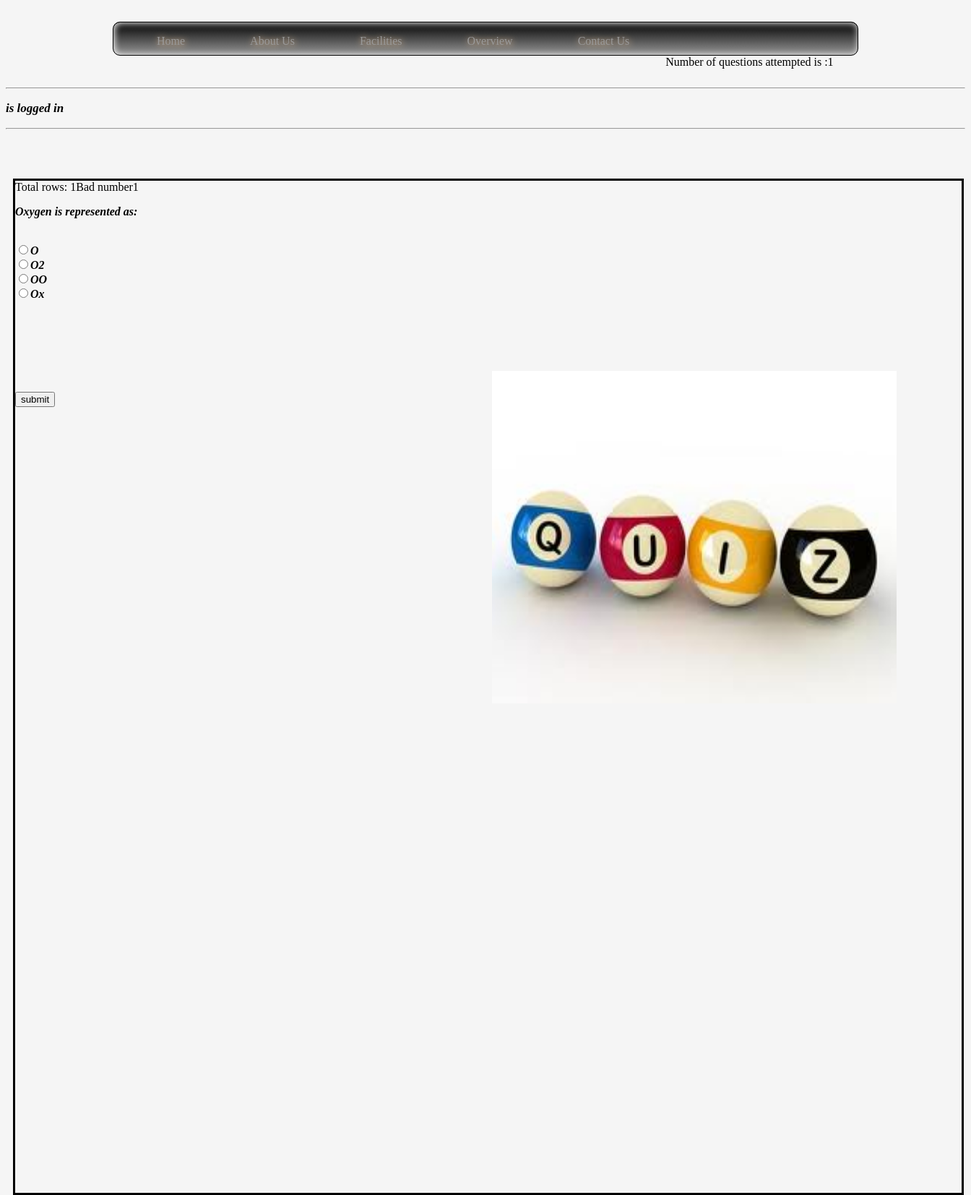
The page /take_chem_quiz.php on the database its author committed.
### tables this page shows
CREATE TABLE IF NOT EXISTS `quiz_chemisrty` (
  `id` mediumint(9) NOT NULL AUTO_INCREMENT,
  `question` varchar(8192) NOT NULL,
  `option1` varchar(300) NOT NULL,
  `option2` varchar(300) NOT NULL,
  `option3` varchar(300) NOT NULL,
  `option4` varchar(300) NOT NULL,
  `answer` varchar(300) NOT NULL,
  PRIMARY KEY (`id`)
);

### take_chem_quiz.php (the view, shortened to what this page needs)
<!DOCTYPE html>
<html>
    <head>
    </head>
    <body>
        <ul id="menu">
<li><a href="#">Home</a></li>
<li><a href="#">About Us</a></li>
<li><a href="#">Facilities</a></li>
<li><a href="#">Overview</a></li>
<li><a href="#">Contact Us</a></li>
</ul>
    </body>
</html>
<html>
    <head>
    </head>
    <body>
        <form name="form" action="take_chem_quiz_next.php" method="post">
            <?php
            echo "Number of questions attempted is :". $_SESSION['views_chem_quiz']."<br>";
            echo "<br>";
            echo "<hr>";
            echo "<p style='left: 1000px; font-size: 17px;'><b><i>".$_COOKIE["user"]." is logged in</i></b></p>" ;
        echo "<hr>";
            ?>
            <div class="box">
            <?php
           $con=mysqli_connect("localhost","root","root","quiz_db");
        $result1 = mysqli_query($con,"select * FROM quiz_chemisrty");
$num_rows = mysqli_num_rows($result1);
echo "Total rows: " . $num_rows;
        $count1=0;
        $random1= (rand() % $num_rows);
        if ($random1==0)
         {
           echo "Bad number";
           $random1=(rand()% $num_rows);
         }
         if($random1==$count1)
         {
             $random1=$random1+1;
         }
  $result = mysqli_query($con,"SELECT id, question, option1, option2, option3,option4,answer FROM quiz_chemisrty where id=$random1");
  while($row = mysqli_fetch_array($result))
  {
  $correct_answer = $row['answer'];
  $option1=$row['option1'];
  $option2=$row['option2'];
  $option3=$row['option3'];
  $option4=$row['option4'];
  echo  $row['id'];
  echo  "<p><b><i>".$row['question'] . "</i></b></p><br/>";
  echo  "<b><i><input type='radio' name='opt' value='$option1'>".$row['option1']."</i></b><br>" ;
  echo  "<b><i><input type='radio' name='opt' value='$option2'>".$row['option2']."</i></b><br>";
  echo  "<b><i><input type='radio' name='opt' value='$option3'>".$row['option3']."</i></b><br>";
  echo  "<b><i><input type='radio' name='opt' value='$option4'>".$row['option4']."</i></b><br>";
  echo  "<b><i><input type='hidden' name='corr_answer' value='$correct_answer'>"."</i></b><br>";
  echo "<br>";
  echo "<br>";
  echo "<br>";
  echo "<br>";
  echo "<br>";
  }
        ?>
        <br>
        <input type='submit' name='submit1' value='submit'>
         <p class="fig">
        <img name="Tree" src="images/1.jpg" width="560px" height="460px" border="0"
        onmouseover="imageRollover(this, 'images/2.jpg');"
        onmouseout="imageRollover(this, 'images/1.jpg');">
             </p>
        </div>
        </form>
    </body>
</html>

### take_chem_quiz.php (style rules this page uses)
#menu { list-style:none; margin:30px auto 0px auto; width:1000px; height:45px; padding:0px 10px 0px 20px; border-radius:10px; -moz-border-radius:10px; -webkit-border-radius:10px; background:#333333; background: -moz-linear-gradient(top, #000, #999); background: -webkit-gradient(linear, 0% 0%, 0% 100%, from(#000), to( #999)); box-shadow: inset 1px 1px 10px #FFFFFF; -moz-box-shadow: inset 1px 1px 10px #FFFFFF; -webkit-box-shadow: inset 1px 1px 10px #FFFFFF; border:1px solid #000; }
#menu li { float:left; padding:10px 20px 30px 40px; display: block; position:relative; text-align:center; margin-right:30px; margin-top:7px; border:none; }
#menu li a { text-decoration:none; color:#999999; text-shadow:1px 1px 10px #FFCC99; }
body { background-color: whitesmoke; }
.box { width: 1310px; height:1400px; position: absolute; margin-left: 10px; margin-top: 60px; background-color: whitesmoke; border-color: black; border-style: solid; }
.fig { position: absolute; margin-left:660px; margin-top: -50px; }

### rows shown on the page
quiz_chemisrty: id "1", question "Oxygen is represented as:", option1 "O", option2 "O2", option3 "OO", option4 "Ox"

### other values the page prints
$_SESSION['views_chem_quiz'] "1"
$num_rows "1"
